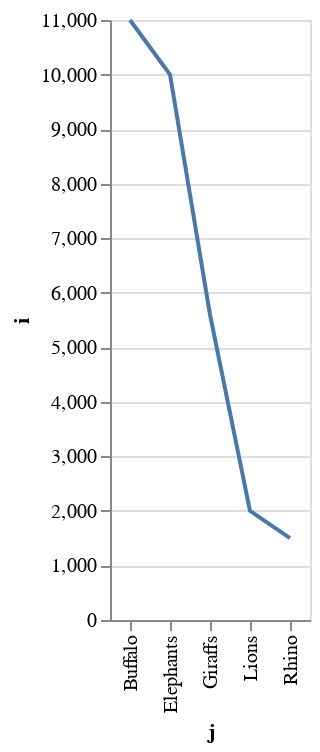

Notebook source saved alongside this figure:
### Code cell
# linegraph
import altair as alt
import pandas as pd


source2 = pd.DataFrame ({ 
    'j': ['Lions', 'Elephants', 'Giraffs', 'Rhino', 'Buffalo'],
    'i': [2000,10000,5600, 1500, 11000]
    
})

alt.Chart(source2).mark_line().encode( x = 'j', y = 'i')

### Figure 1 — Vega-Lite specification as saved in the notebook (floating-point values rounded to 4 significant figures)
{"config": {"view": {"continuousWidth": 300, "continuousHeight": 300}}, "data": {"name": "data-14b11429c54d7c6167656804ade80895"}, "mark": {"type": "line"}, "encoding": {"x": {"field": "j", "type": "nominal"}, "y": {"field": "i", "type": "quantitative"}}, "$schema": "https://vega.github.io/schema/vega-lite/v5.14.1.json", "datasets": {"data-14b11429c54d7c6167656804ade80895": [{"j": "Lions", "i": 2000}, {"j": "Elephants", "i": 10000}, {"j": "Giraffs", "i": 5600}, {"j": "Rhino", "i": 1500}, {"j": "Buffalo", "i": 11000}]}}
